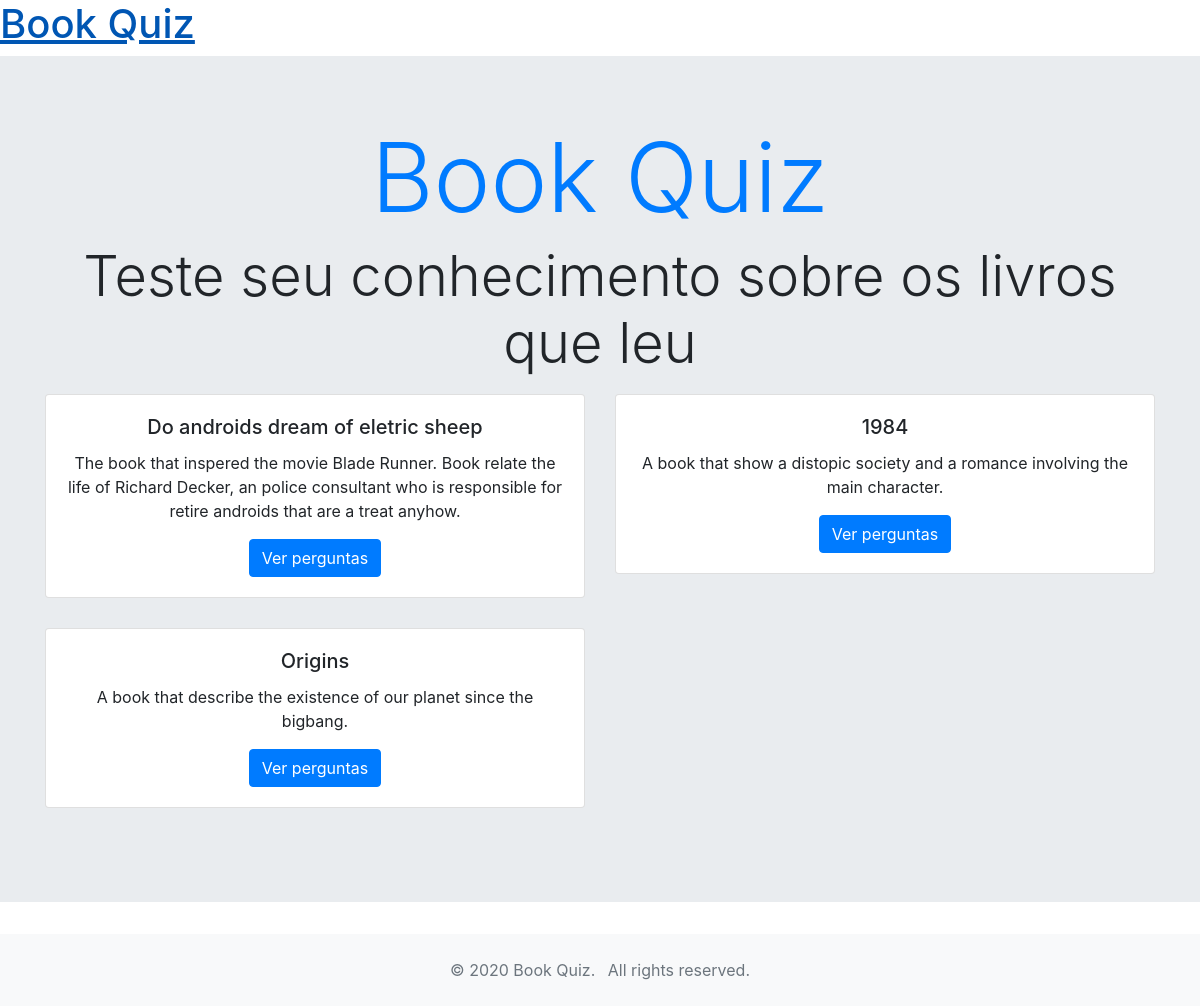
The app's page /, older data.
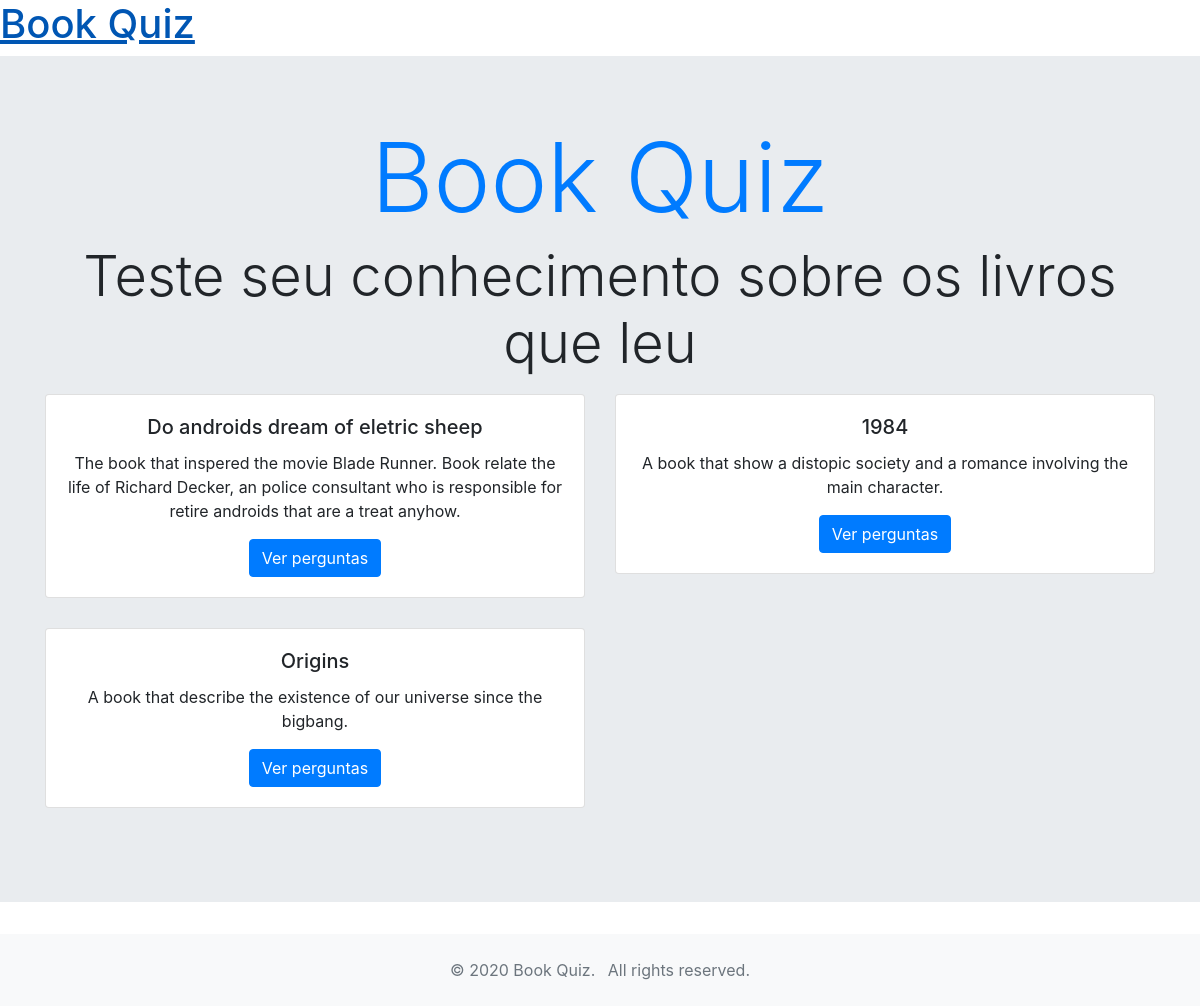
The same page, newer data.
### game/models.py (models this page shows, shortened)
class Book(models.Model):
    title = models.CharField(max_length=100)
    author = models.CharField(max_length=100)
    description = models.TextField(max_length=300)
    user = models.ForeignKey(User, on_delete=models.CASCADE)

### game/views.py (the view)
# urls.py: path('', views.index, name='index'),
def index(request):
    books = Book.objects.all()
    context = {'books': books}
    return render(request, 'game/home.html', context)

### game/templates/game/home.html
{% extends 'base.html' %}
{% block content %}
<section id="section-jumbotron" class="jumbotron jumbotron-fluid d-flex justify-content-center align-items-center">
  <div class="container text-center">
    <h1 class="display-1 text-primary">Book Quiz</h1>
    <p class="display-4 d-none d-sm-block">Teste seu conhecimento sobre os livros que leu</p>
    <div class="row">
      {% for book in books %}
      <div class="col-sm-6" style="margin-bottom:30px">
        <div class="card">
          <div class="card-body">
            <h5 class="card-title">{{ book.title }}</h5>
            <p class="card-text">{{ book.description }}</p>
            <a href="questions/{{ book.id }}" class="btn btn-primary">Ver perguntas</a>
          </div>
        </div>
      </div>
      {% endfor %}
    </div>
  </div>
</section>
{% endblock content %}

Row changes from the older to the newer data that the page shows:
changed Book "Origins": description "A book that describe the existence of our planet since the bigbang." → "A book that describe the existence of our universe since the bigbang."
